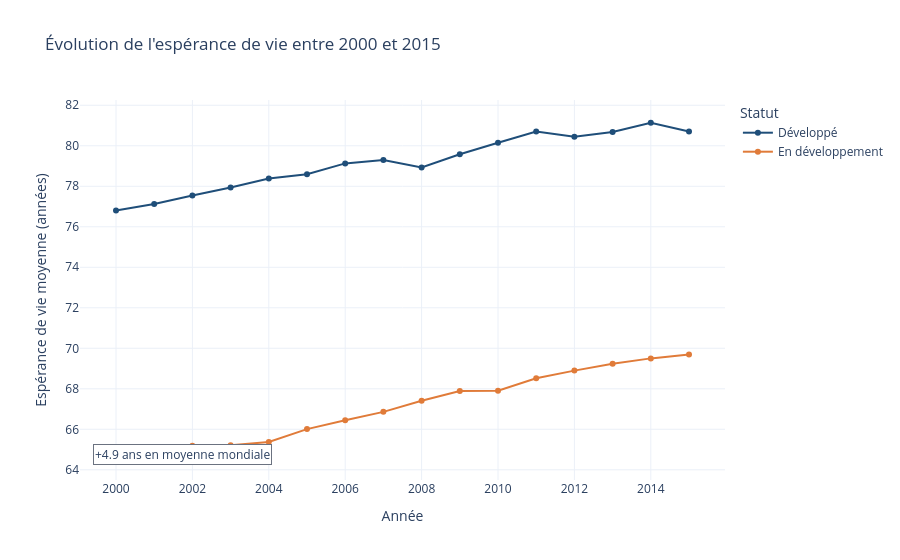

Notebook code cell kept with this figure:
### Markdown cell above
La médiane des pays développés est autour de 79 ans, contre environ 69 ans pour les pays en développement. L'écart médian est donc proche de 10 ans.

Les deux groupes ont des valeurs atypiques, mais elles ne racontent pas la même chose : quelques pays développés ont des épisodes sanitaires dégradés, tandis que certains pays en développement cumulent les difficultés. Le statut ONU sera donc un axe utile pour le dashboard.

### Code cell
# Moyenne par année et par statut.
evolution = df_propre.groupby(["year", "statut"], as_index=False)["life_expectancy"].mean()
moy_2000 = df_propre.loc[df_propre["year"] == 2000, "life_expectancy"].mean()
moy_2015 = df_propre.loc[df_propre["year"] == 2015, "life_expectancy"].mean()

fig = px.line(
    evolution,
    x="year",
    y="life_expectancy",
    color="statut",
    color_discrete_map=COULEURS_STATUT,
    markers=True,
    labels={
        "year": "Année",
        "life_expectancy": "Espérance de vie moyenne (années)",
        "statut": "Statut",
    },
    title="Évolution de l'espérance de vie entre 2000 et 2015",
)
fig.add_annotation(
    x=0.02, y=0.04, xref="paper", yref="paper",
    text=f"+{moy_2015 - moy_2000:.1f} ans en moyenne mondiale",
    showarrow=False,
    align="left",
    bgcolor="white",
    bordercolor=GRIS,
)
fig.update_layout(template="plotly_white")
fig.show()

### Figure 1 — Plotly figure (JSON) as saved in the notebook; plotly's stock layout.template omitted (floating-point values rounded to 4 significant figures)
{"data": [{"hovertemplate": "Statut=Développé<br>Année=%{x}<br>Espérance de vie moyenne (années)=%{y}<extra></extra>", "legendgroup": "Développé", "line": {"color": "#1f4e79", "dash": "solid"}, "marker": {"symbol": "circle"}, "mode": "lines+markers", "name": "Développé", "orientation": "v", "showlegend": true, "type": "scatter", "x": [2000, 2001, 2002, 2003, 2004, 2005, 2006, 2007, 2008, 2009, 2010, 2011, 2012, 2013, 2014, 2015], "xaxis": "x", "y": [76.8, 77.13, 77.55, 77.94, 78.38, 78.59, 79.13, 79.3, 78.93, 79.58, 80.15, 80.71, 80.44, 80.68, 81.14, 80.71], "yaxis": "y"}, {"hovertemplate": "Statut=En développement<br>Année=%{x}<br>Espérance de vie moyenne (années)=%{y}<extra></extra>", "legendgroup": "En développement", "line": {"color": "#e07b39", "dash": "solid"}, "marker": {"symbol": "circle"}, "mode": "lines+markers", "name": "En développement", "orientation": "v", "showlegend": true, "type": "scatter", "x": [2000, 2001, 2002, 2003, 2004, 2005, 2006, 2007, 2008, 2009, 2010, 2011, 2012, 2013, 2014, 2015], "xaxis": "x", "y": [64.62, 65.01, 65.19, 65.21, 65.37, 66.01, 66.45, 66.86, 67.41, 67.89, 67.91, 68.52, 68.9, 69.23, 69.5, 69.69], "yaxis": "y"}], "layout": {"annotations": [{"align": "left", "bgcolor": "white", "bordercolor": "#6b7280", "showarrow": false, "text": "+4.9 ans en moyenne mondiale", "x": 0.02, "xref": "paper", "y": 0.04, "yref": "paper"}], "legend": {"title": {"text": "Statut"}, "tracegroupgap": 0}, "title": {"text": "Évolution de l'espérance de vie entre 2000 et 2015"}, "xaxis": {"anchor": "y", "domain": [0.0, 1.0], "title": {"text": "Année"}}, "yaxis": {"anchor": "x", "domain": [0.0, 1.0], "title": {"text": "Espérance de vie moyenne (années)"}}}}
